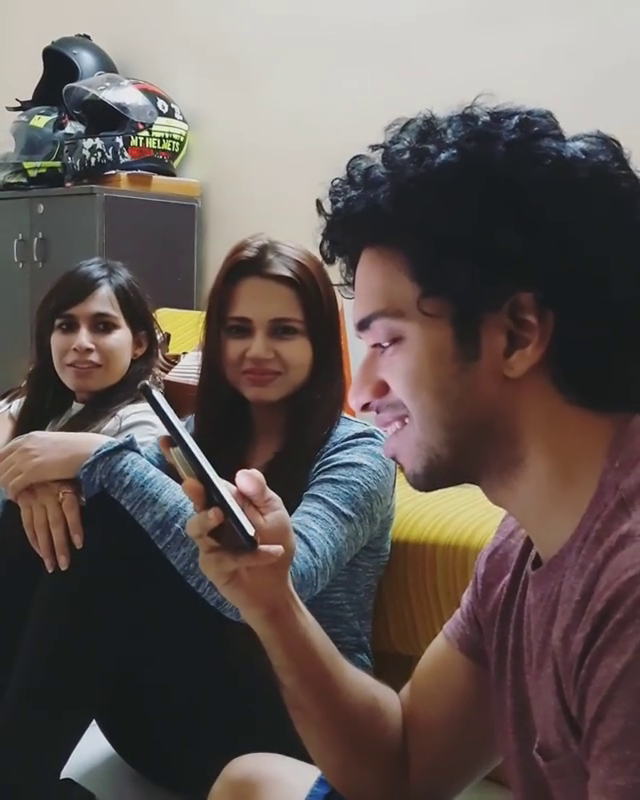
#> input picture frame 77 of Face detection in video/WhatsApp_Video.mp4, 640 x 800 px
$ python face_detection_in_video.py
#> lines starting #> are read from the running program, lines starting #| are printed output that depends on the picture; after the words box and inside, x2 and y2 are one past the last pixel; in counts of white or black regions, pixels touching at a corner belong together
import cv2
import numpy as np

face_cascade = cv2.CascadeClassifier("/home/udaram/Downloads/haarcascade_frontalface_default.xml")
#videofile='output.mp4'
videofile="WhatsApp_Video.mp4"
cap =cv2.VideoCapture(videofile)

while True:
      ret,img=cap.read()
#> img is the input picture: shape (800, 640, 3); mean B, G, R 86.5, 90.1, 100.2
      gray = cv2.cvtColor(img,cv2.COLOR_BGR2GRAY)
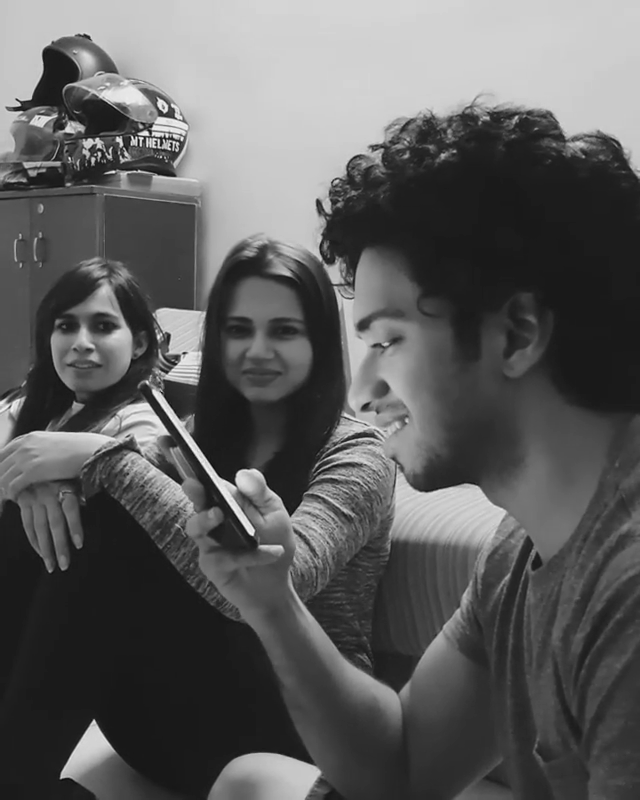
#> gray: shape (800, 640); min 11, max 254, mean 92.6
      faces = face_cascade.detectMultiScale(gray,1.3,5)
#> faces = [[32, 286, 105, 105], [205, 287, 117, 117]]
      for (x,y,w,h) in faces:
          cv2.rectangle(img,(x,y),(x+w,y+h),(255,0,0),2)
#> this loop made 2 passes
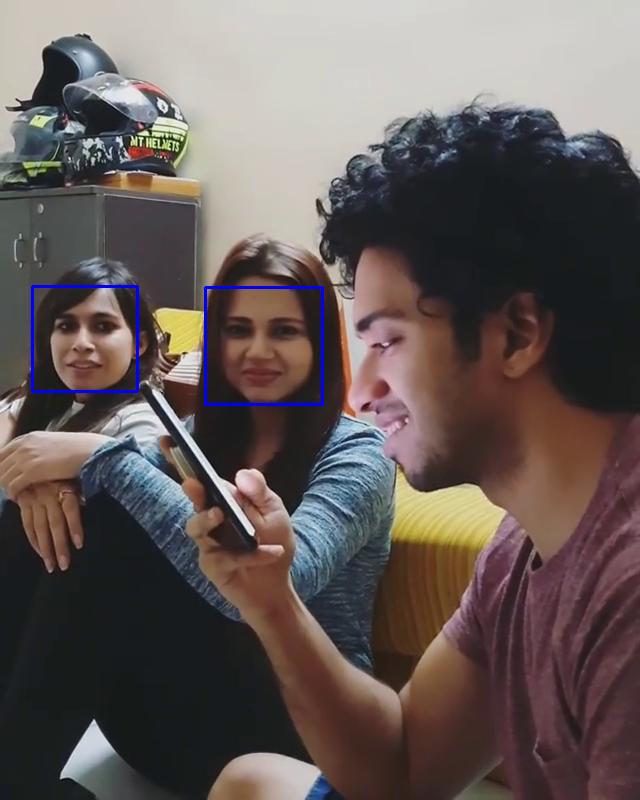
#> img: shape (800, 640, 3); 0.52% of pixels changed, all inside (x1, y1, x2, y2) = (31, 285, 324, 406)

      cv2.imshow('img',img)
      if cv2.waitKey(1) & 0xFF ==ord('q'):
#> (key q is pressed here)
         break

cap.release()
cv2.destroyAllWindows()

$ run again, starting later in the video
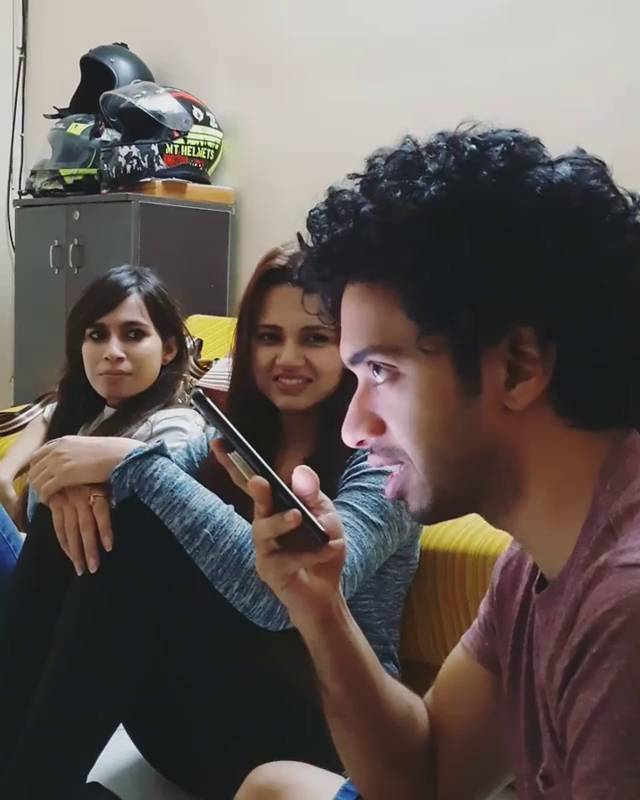
#> input picture frame 350 of Face detection in video/WhatsApp_Video.mp4, 640 x 800 px
#> img is the input picture: shape (800, 640, 3); mean B, G, R 86, 89.7, 98.6
#> `gray = cv2.cvtColor(img,cv2.COLOR_BGR2GRAY)`:
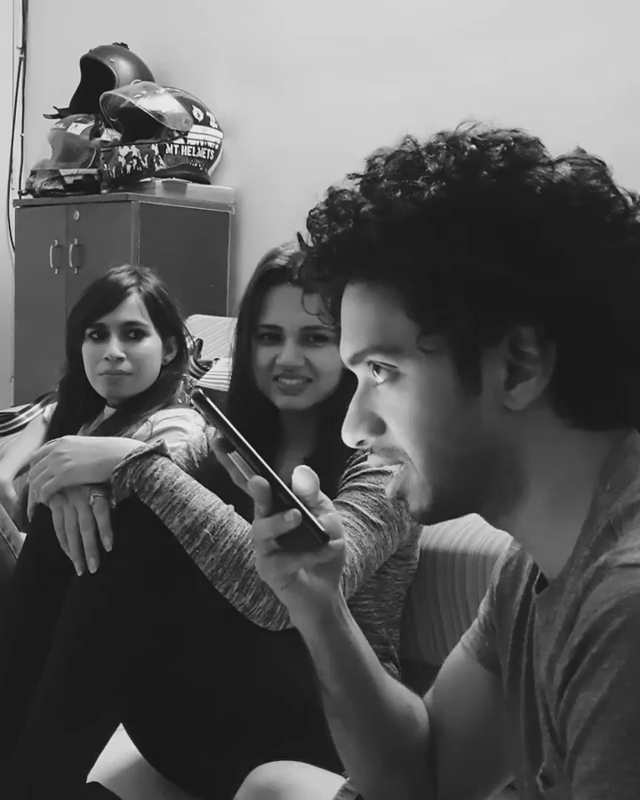
#> gray: shape (800, 640); min 4, max 252, mean 91.9
#> faces = [[65, 296, 100, 100], [235, 295, 112, 112]]
#> the loop `for (x,y,w,h) in faces:` made 2 passes
#> after the loop `for (x,y,w,h) in faces:`:
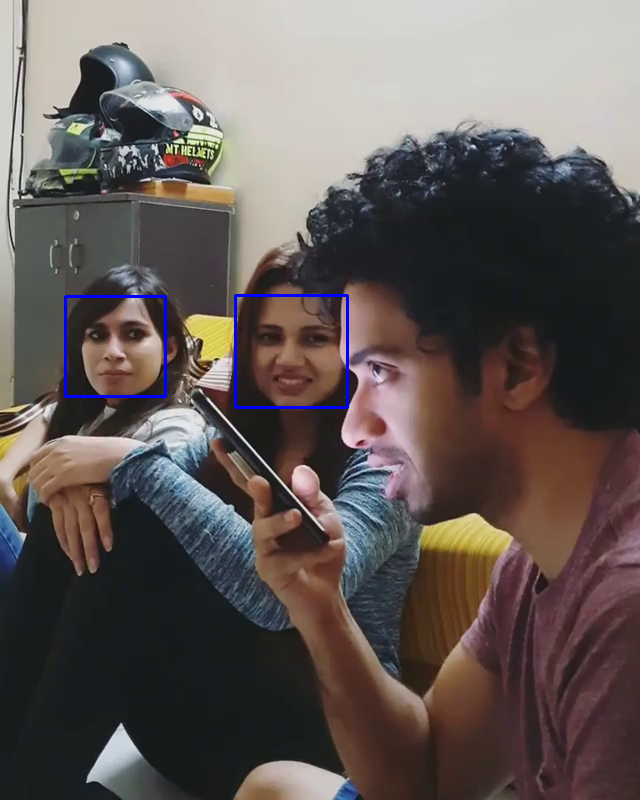
#> img: shape (800, 640, 3); 0.5% of pixels changed, all inside (x1, y1, x2, y2) = (64, 294, 349, 409)

$ run again, starting later in the video
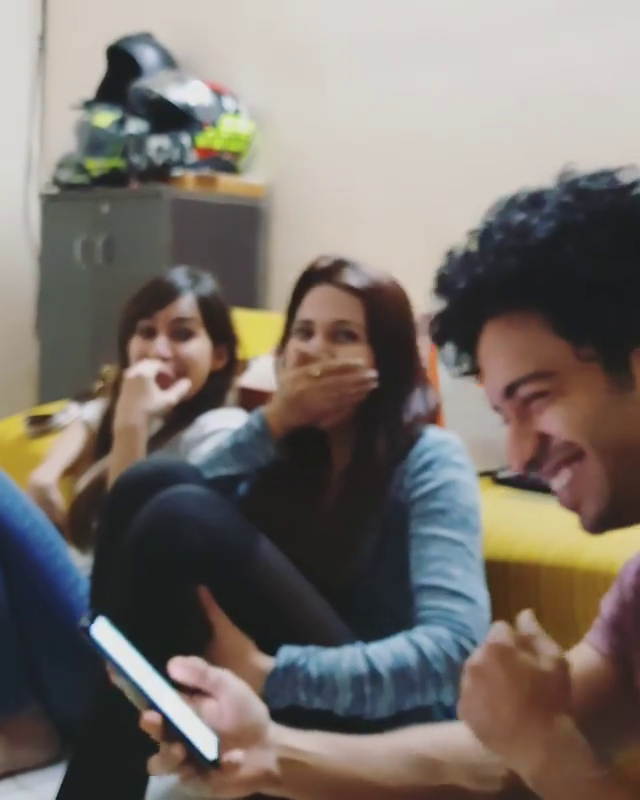
#> input picture frame 623 of Face detection in video/WhatsApp_Video.mp4, 640 x 800 px
#> img is the input picture: shape (800, 640, 3); mean B, G, R 107, 113.1, 120.5
#> `gray = cv2.cvtColor(img,cv2.COLOR_BGR2GRAY)`:
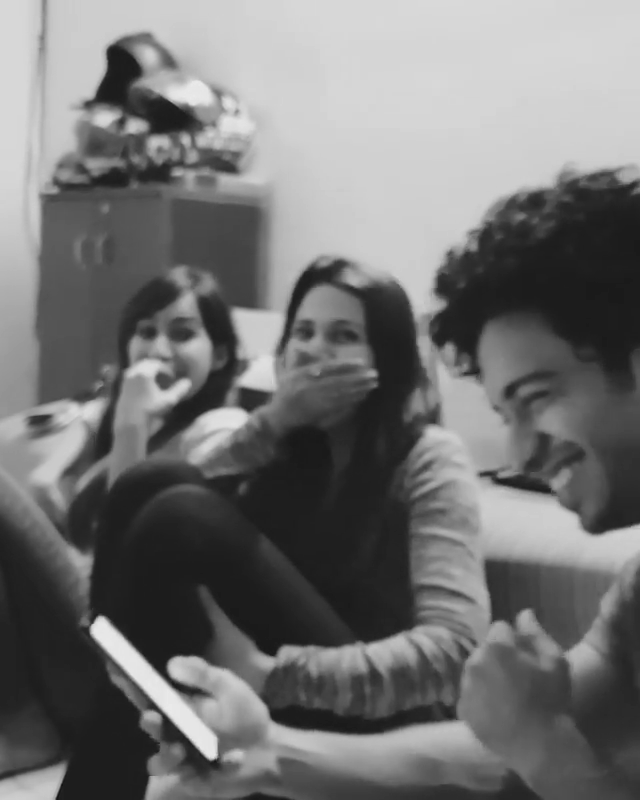
#> gray: shape (800, 640); min 18, max 234, mean 114.6
#> faces = ()
